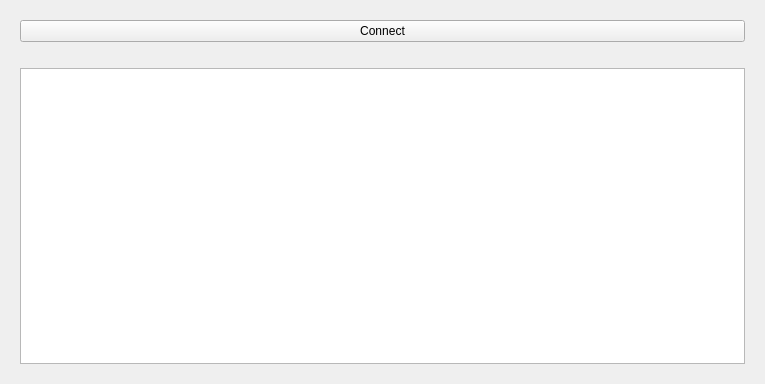
<?xml version="1.0" encoding="UTF-8"?>
<ui version="4.0">
 <class>Form</class>
 <widget class="QWidget" name="Form">
  <property name="geometry">
   <rect>
    <x>0</x>
    <y>0</y>
    <width>765</width>
    <height>384</height>
   </rect>
  </property>
  <property name="sizePolicy">
   <sizepolicy hsizetype="Preferred" vsizetype="Ignored">
    <horstretch>0</horstretch>
    <verstretch>0</verstretch>
   </sizepolicy>
  </property>
  <property name="windowTitle">
   <string>Plot</string>
  </property>
  <layout class="QHBoxLayout" name="horizontalLayout">
   <item>
    <layout class="QVBoxLayout" name="goprolayout" stretch="0">
     <property name="sizeConstraint">
      <enum>QLayout::SetDefaultConstraint</enum>
     </property>
     <item>
      <widget class="QWidget" name="widget" native="true">
       <property name="sizePolicy">
        <sizepolicy hsizetype="Preferred" vsizetype="MinimumExpanding">
         <horstretch>0</horstretch>
         <verstretch>0</verstretch>
        </sizepolicy>
       </property>
       <layout class="QGridLayout" name="gridLayout_3">
        <item row="2" column="0">
         <widget class="QTextBrowser" name="textConsole"/>
        </item>
        <item row="0" column="0">
         <widget class="QPushButton" name="_gopro_connect_btn">
          <property name="text">
           <string>Connect</string>
          </property>
         </widget>
        </item>
        <item row="1" column="0">
         <widget class="QLabel" name="video_window">
          <property name="text">
           <string/>
          </property>
         </widget>
        </item>
       </layout>
      </widget>
     </item>
    </layout>
   </item>
  </layout>
 </widget>
 <resources/>
 <connections/>
</ui>
